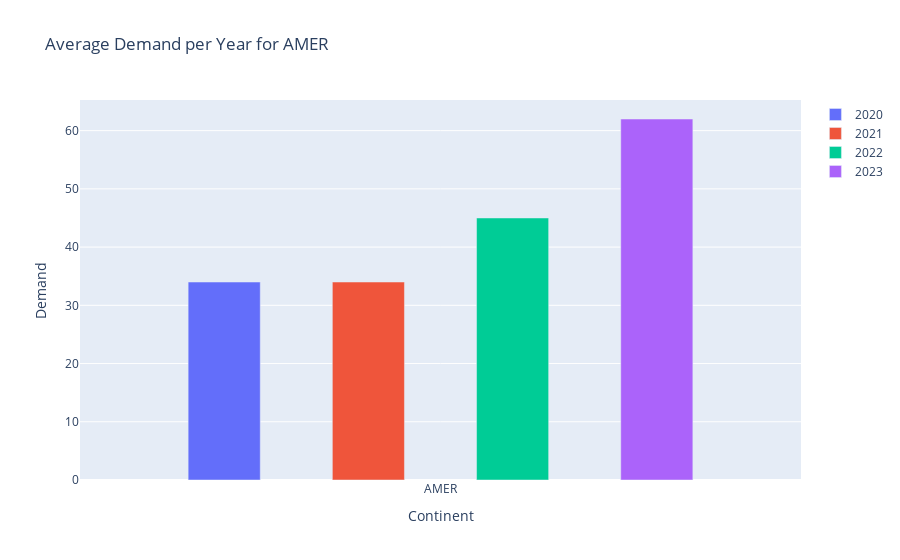
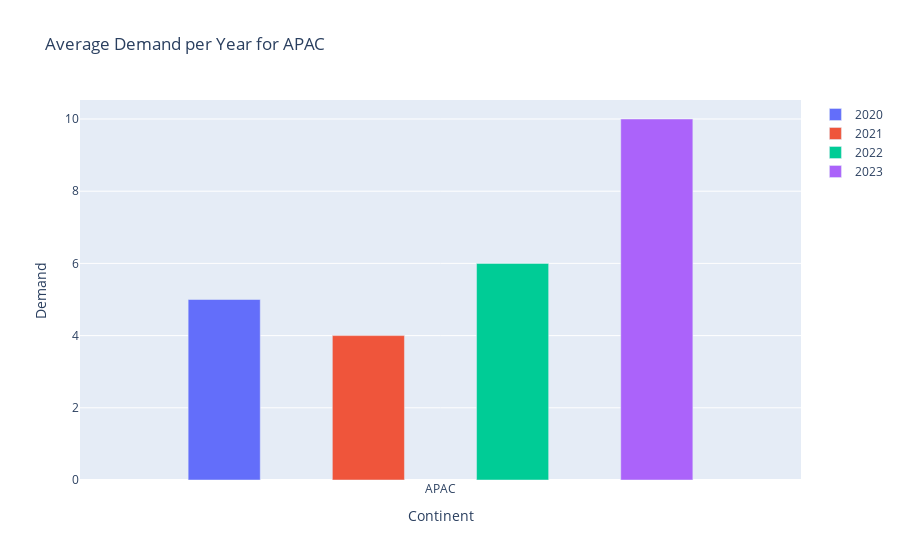
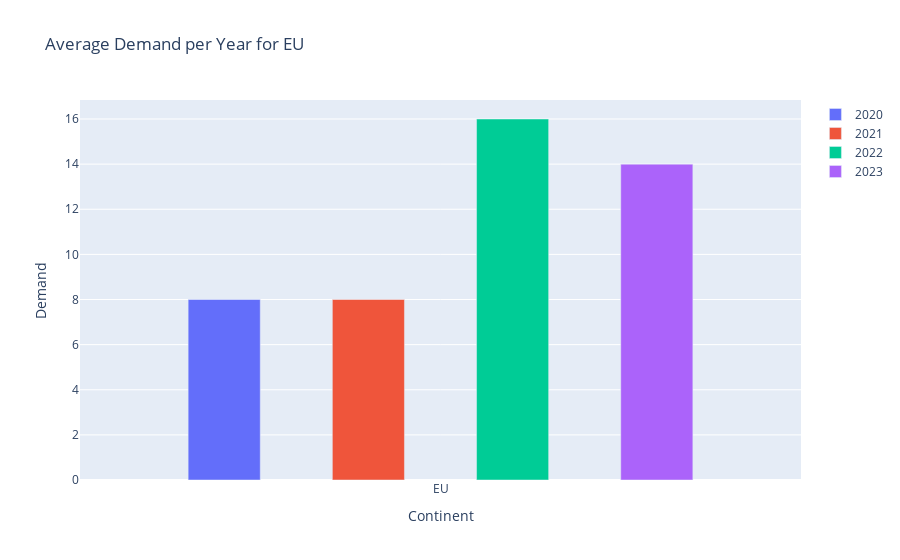

Notebook code cell kept with these figures, in order:
### Code cell
# Create a bar chart for each region
for continent in average_demand['Continent'].unique():
    # Filter the DataFrame for the current region
    continent_data = average_demand[average_demand['Continent'] == continent]

    # Create a new figure
    fig_average_demand = go.Figure()

    # Add a bar trace for the demand of each year for the current region
    for year in continent_data.columns[1:]:
        fig_average_demand.add_trace(go.Bar(x=continent_data['Continent'], y=continent_data[year], name=str(year), width=0.1))
    # Update layout
    fig_average_demand.update_layout(barmode='group', title=f'Average Demand per Year for {continent}', xaxis_title='Continent', yaxis_title='Demand')

    # Show the figure
    fig_average_demand.show()

### Figure 1 — Plotly figure (JSON) as saved in the notebook; plotly's stock layout.template omitted (floating-point values rounded to 4 significant figures)
{"data": [{"name": "2020", "type": "bar", "width": 0.1, "x": ["AMER"], "y": [34]}, {"name": "2021", "type": "bar", "width": 0.1, "x": ["AMER"], "y": [34]}, {"name": "2022", "type": "bar", "width": 0.1, "x": ["AMER"], "y": [45]}, {"name": "2023", "type": "bar", "width": 0.1, "x": ["AMER"], "y": [62]}], "layout": {"barmode": "group", "title": {"text": "Average Demand per Year for AMER"}, "xaxis": {"title": {"text": "Continent"}}, "yaxis": {"title": {"text": "Demand"}}}}

### Figure 2 — Plotly figure (JSON) as saved in the notebook; plotly's stock layout.template omitted (floating-point values rounded to 4 significant figures)
{"data": [{"name": "2020", "type": "bar", "width": 0.1, "x": ["APAC"], "y": [5]}, {"name": "2021", "type": "bar", "width": 0.1, "x": ["APAC"], "y": [4]}, {"name": "2022", "type": "bar", "width": 0.1, "x": ["APAC"], "y": [6]}, {"name": "2023", "type": "bar", "width": 0.1, "x": ["APAC"], "y": [10]}], "layout": {"barmode": "group", "title": {"text": "Average Demand per Year for APAC"}, "xaxis": {"title": {"text": "Continent"}}, "yaxis": {"title": {"text": "Demand"}}}}

### Figure 3 — Plotly figure (JSON) as saved in the notebook; plotly's stock layout.template omitted (floating-point values rounded to 4 significant figures)
{"data": [{"name": "2020", "type": "bar", "width": 0.1, "x": ["EU"], "y": [8]}, {"name": "2021", "type": "bar", "width": 0.1, "x": ["EU"], "y": [8]}, {"name": "2022", "type": "bar", "width": 0.1, "x": ["EU"], "y": [16]}, {"name": "2023", "type": "bar", "width": 0.1, "x": ["EU"], "y": [14]}], "layout": {"barmode": "group", "title": {"text": "Average Demand per Year for EU"}, "xaxis": {"title": {"text": "Continent"}}, "yaxis": {"title": {"text": "Demand"}}}}
